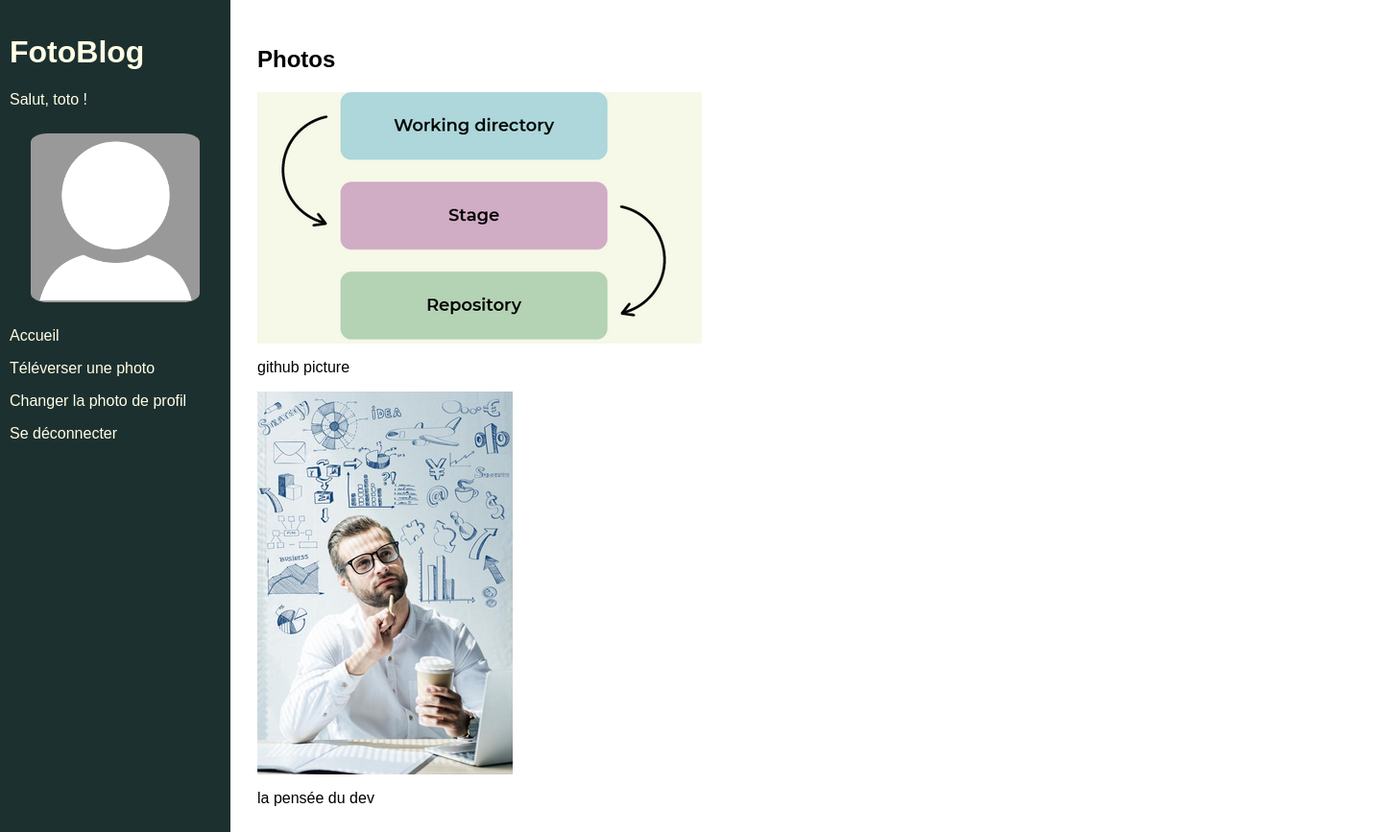
Page /home/ (signed in) on the earlier database version.
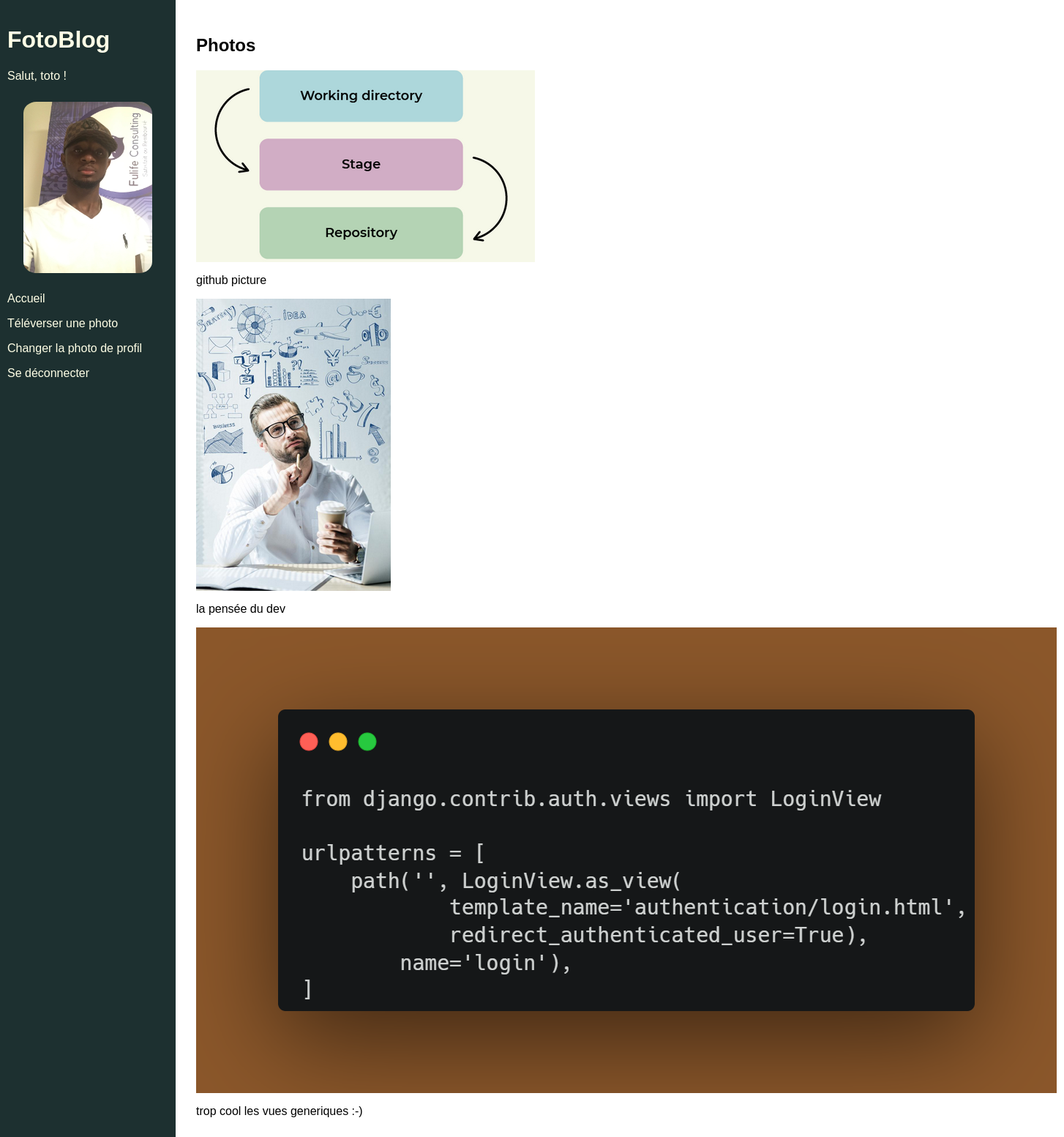
Same page on the later database version.
### blog/models.py (models this page shows)
class Photo(models.Model):
    image = models.ImageField()
    caption = models.CharField(max_length=128, blank=True)
    uploader = models.ForeignKey(settings.AUTH_USER_MODEL, on_delete = models.CASCADE)
    date_created = models.DateTimeField(auto_now_add=True)

### authentication/models.py (models this page shows)
class User(AbstractUser):
    CREATOR = "CREATOR"
    SUBSCRIBER = "SUBSCRIBER"
    ROLE_CHOICES = (
        (CREATOR, "Créateur"),
        (SUBSCRIBER, "Abonné")
    )
    profile_photo = models.ImageField()
    role = models.CharField(max_length=30, choices=ROLE_CHOICES)

### blog/views.py (the view)
# urls.py: 2. Add a URL to urlpatterns:  path('', views.home, name='home')
@login_required
def home(request):
    photos = models.Photo.objects.all()
    return render(request, 'blog/home.html', context={'photos': photos})

### blog/templates/blog/home.html
{% extends 'base.html' %}
{% block content %}
    <h2>Photos</h2>
    {% for photo in photos %}
        <img src="{{ photo.image.url }}">
        <p>{{ photo.caption }}</p>
    {% endfor %}
{% endblock content %}

### templates/base.html (shortened to what this page needs)
{% load static %}
<html>
    <head>
        <link rel="stylesheet" href="{% static 'app.css' %}">
    </head>
    <body>
        <div class="sidebar">
            <h1>FotoBlog</h1>
            {% if user.is_authenticated %}
                <p>Salut, {{ user }} !</p>
                {% if user.profile_photo %}
                    <img class="avatar" src={{ user.profile_photo.url }}>
                {% else %}
                    <img class="avatar" src="{% static 'images/default_profile.png'%}">
                {% endif %}
                <p><a href="{% url 'home' %}">Accueil</a></p>
                <p><a href="{% url 'photo_upload' %}">Téléverser une photo</a></p>
                <p><a href="{% url 'upload_profile_photo' %}">Changer la photo de profil</a></p>
                <p><a href="{% url 'logout' %}">Se déconnecter</a></p>
            {% endif %}
        </div>
        <div class="main">
            {% block content %}{% endblock content %}
        </div>
    </body>
</html>

Differences in the rows shown:
changed User "toto": profile_photo: picture added
added Photo: image (picture), caption "trop cool les vues generiques :-)"
